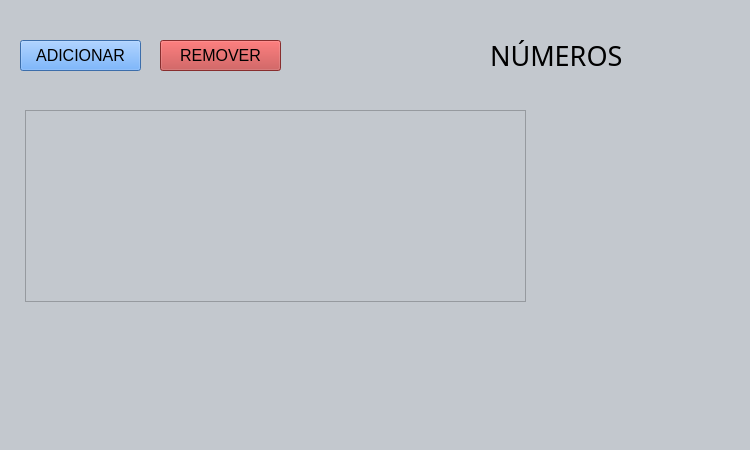
<?xml version="1.0" encoding="UTF-8"?>
<ui version="4.0">
 <class>MainWindow</class>
 <widget class="QMainWindow" name="MainWindow">
  <property name="geometry">
   <rect>
    <x>0</x>
    <y>0</y>
    <width>750</width>
    <height>450</height>
   </rect>
  </property>
  <property name="windowTitle">
   <string>MainWindow</string>
  </property>
  <property name="styleSheet">
   <string notr="true">background-color: rgb(195, 200, 206);</string>
  </property>
  <widget class="QWidget" name="centralwidget">
   <widget class="QPushButton" name="adicionar">
    <property name="geometry">
     <rect>
      <x>20</x>
      <y>40</y>
      <width>121</width>
      <height>31</height>
     </rect>
    </property>
    <property name="font">
     <font>
      <family>Ubuntu</family>
      <pointsize>12</pointsize>
     </font>
    </property>
    <property name="styleSheet">
     <string notr="true">background-color: rgb(84, 154, 240);</string>
    </property>
    <property name="text">
     <string>ADICIONAR</string>
    </property>
   </widget>
   <widget class="QPushButton" name="remover">
    <property name="geometry">
     <rect>
      <x>160</x>
      <y>40</y>
      <width>121</width>
      <height>31</height>
     </rect>
    </property>
    <property name="font">
     <font>
      <pointsize>12</pointsize>
     </font>
    </property>
    <property name="styleSheet">
     <string notr="true">background-color: rgb(191, 64, 64);</string>
    </property>
    <property name="text">
     <string>REMOVER</string>
    </property>
   </widget>
   <widget class="QLabel" name="label">
    <property name="geometry">
     <rect>
      <x>490</x>
      <y>40</y>
      <width>181</width>
      <height>31</height>
     </rect>
    </property>
    <property name="font">
     <font>
      <family>Ani</family>
      <pointsize>20</pointsize>
     </font>
    </property>
    <property name="text">
     <string>NÚMEROS</string>
    </property>
   </widget>
   <widget class="QListWidget" name="listaNumeros">
    <property name="geometry">
     <rect>
      <x>25</x>
      <y>110</y>
      <width>501</width>
      <height>192</height>
     </rect>
    </property>
   </widget>
  </widget>
  <widget class="QMenuBar" name="menubar">
   <property name="geometry">
    <rect>
     <x>0</x>
     <y>0</y>
     <width>750</width>
     <height>22</height>
    </rect>
   </property>
  </widget>
  <widget class="QStatusBar" name="statusbar"/>
 </widget>
 <resources/>
 <connections/>
</ui>
